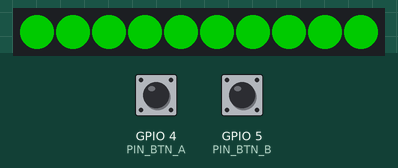
This sketch was run on a simulated ESP32-C3. Shown: 10 RGB LEDs in strip order, left to right. Inputs (shaded band) come from the test bench; at power-on: GPIO 5 (PIN_BTN_B) HIGH, GPIO 4 (PIN_BTN_A) HIGH. Dim RGB values are drawn brighter than linear; WiFi joins after 1.5 s; servers stay silent unless stated; no MQTT or app messages arrive unless stated; what the sketch prints to the serial monitor is not drawn.

Above: at 2.8 s.
2.9 s: GPIO 5 (PIN_BTN_B) pulled LOW for 0.15 s
At 3.3 s:
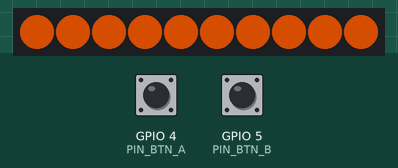
6.0 s: GPIO 5 (PIN_BTN_B) pulled LOW for 1 s
At 6.9 s:
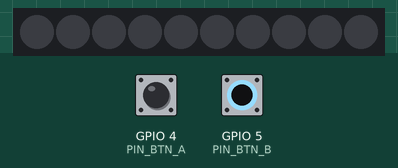
10.0 s: GPIO 5 (PIN_BTN_B) pulled LOW for 3.2 s
At 10.4 s:
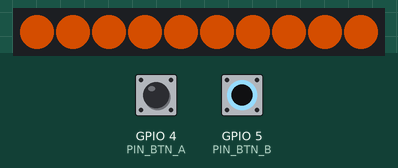
Timing chart, 0 to 13.0 s (numbered marks = the images above; inputs shaded):
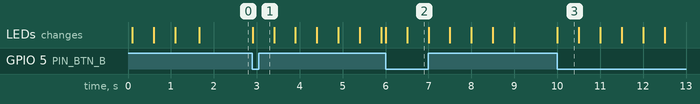

Measured:
- after the input at 2.9 s, the LEDs: change at once (image 1)
- after the input at 6.0 s, the LEDs: first change at once (image 2 shows a later state)
- after the input at 10.0 s, the LEDs: change at once (image 3)
- what the display in image 3 shows lasts 0.5 s, from 10.0 s to 10.5 s

The sketch:

baliza_mqtt-v2.ino
```cpp
/*
 * ============================================================
 *  Baliza WS2812B con control MQTT — ESP32-C3
 *  Librerías: Adafruit NeoPixel, PubSubClient
 *
 *  Para cada unidad, cambiar únicamente BALIZA_ID (1-8).
 * ============================================================
 */

#include <WiFi.h>
#include <PubSubClient.h>
#include <Adafruit_NeoPixel.h>

// ─── Configuración — editar aquí ─────────────────────────────
#define BALIZA_ID          8            // ← Cambiar por 1-8 en cada unidad

#define PIN_LEDS           8            // GPIO datos WS2812B
#define NUM_LEDS           10
#define PIN_BTN_A          4            // Pulsador A — normalmente cerrado (NC)
#define PIN_BTN_B          5            // Pulsador B — normalmente abierto  (NO)
#define BRILLO             150          // 0-255

#define WIFI_SSID          "Ohmbu-2.4G"
#define WIFI_PASSWORD      "Nene.peludo"
#define MQTT_BROKER        "192.168.88.100"
#define MQTT_PORT          1883
#define MQTT_USER          ""
#define MQTT_PASS          ""

#define DURACION_NARANJA   3000         // ms de parpadeo naranja antes de ir a rojo
#define INTERVALO_PARPADEO 500          // ms entre cada destello
#define INTERVALO_RECONEX  5000         // ms entre intentos de reconexión MQTT
// ─────────────────────────────────────────────────────────────

// Colores (RGB)
const uint32_t ROJO    = Adafruit_NeoPixel::Color(180,   0,   0);
const uint32_t VERDE   = Adafruit_NeoPixel::Color(  0, 180,   0);
const uint32_t NARANJA = Adafruit_NeoPixel::Color(220,  80,   0);
const uint32_t AZUL    = Adafruit_NeoPixel::Color(  0,   0, 180);
const uint32_t APAGADO = Adafruit_NeoPixel::Color(  0,   0,   0);

// Máquina de estados
enum Estado { ROJO_OFF, VERDE_ON, NARANJA_BLINK };
Estado estadoActual;

// Control de tiempo (sin delay bloqueante)
unsigned long tiempoInicioNaranja  = 0;
unsigned long tiempoUltimoParpadeo = 0;
bool ledVisible = false;

// Debounce de pulsadores
unsigned long tiempoUltimoPulsoA = 0;
unsigned long tiempoUltimoPulsoB = 0;
bool btnAAnterior = LOW;   // NC: en reposo el pin está en LOW
bool btnBAnterior = HIGH;  // NO: en reposo el pin está en HIGH
const unsigned long DEBOUNCE_MS = 50;

// Publicación pendiente (para cuando no hay conexión MQTT)
bool  hayPublicacionPendiente = false;
char  payloadPendiente[4]     = "";   // "ON" o "OFF"

// Reconexión MQTT no bloqueante
unsigned long tiempoUltimoIntentoMQTT = 0;

// Topics MQTT (construidos en setup con BALIZA_ID)
char topicEstado[32];   // /baliza/N/estado  → publicar
char topicCmd[32];      // /baliza/N/cmd     → suscribir

Adafruit_NeoPixel tira(NUM_LEDS, PIN_LEDS, NEO_GRB + NEO_KHZ800);
WiFiClient   wifiClient;
PubSubClient mqtt(wifiClient);

// ─── Tira de LEDs ─────────────────────────────────────────────

void setColor(uint32_t color) {
    tira.fill(color);
    tira.show();
}

// ─── Publicación con cola pendiente ──────────────────────────

void publicar(const char* payload) {
    if (mqtt.connected()) {
        mqtt.publish(topicEstado, payload, true);
        hayPublicacionPendiente = false;
    } else {
        // Guarda el estado para enviarlo al reconectar
        strncpy(payloadPendiente, payload, sizeof(payloadPendiente));
        hayPublicacionPendiente = true;
    }
}

// ─── Transiciones de estado ──────────────────────────────────

void irAVerde() {
    estadoActual = VERDE_ON;
    setColor(VERDE);
    publicar("ON");
}

void irARojo() {
    estadoActual = ROJO_OFF;
    setColor(ROJO);
    publicar("OFF");
}

void irANaranja() {
    estadoActual = NARANJA_BLINK;
    tiempoInicioNaranja  = millis();
    tiempoUltimoParpadeo = millis();
    ledVisible = true;
    setColor(NARANJA);
}

// ─── Callback MQTT ───────────────────────────────────────────

void onMensajeMQTT(char* topic, byte* payload, unsigned int len) {
    char msg[8] = {0};
    memcpy(msg, payload, min(len, (unsigned int)7));

    if (strcmp(msg, "ON") == 0) {
        irAVerde();
    } else if (strcmp(msg, "OFF") == 0) {
        irANaranja();   // Igual que el botón B: parpadeo naranja, cancelable con A
    }
}

// ─── Reconexión MQTT no bloqueante ───────────────────────────
//
//  Solo intenta conectar cada INTERVALO_RECONEX ms, sin bloquear
//  el loop ni cambiar el color de los LEDs.

void intentarReconectarMQTT() {
    if (WiFi.status() != WL_CONNECTED)    return;
    if (mqtt.connected())                 return;
    if (millis() - tiempoUltimoIntentoMQTT < INTERVALO_RECONEX) return;

    tiempoUltimoIntentoMQTT = millis();

    char clientId[20];
    snprintf(clientId, sizeof(clientId), "baliza-%d", BALIZA_ID);
    const char* user = strlen(MQTT_USER) > 0 ? MQTT_USER : nullptr;
    const char* pass = strlen(MQTT_PASS) > 0 ? MQTT_PASS : nullptr;

    if (mqtt.connect(clientId, user, pass)) {
        mqtt.subscribe(topicCmd);
        Serial.println("MQTT reconectado.");

        // Envía el estado que quedó pendiente durante la desconexión
        if (hayPublicacionPendiente) {
            mqtt.publish(topicEstado, payloadPendiente, true);
            hayPublicacionPendiente = false;
            Serial.print("Estado pendiente enviado: ");
            Serial.println(payloadPendiente);
        }
    }
}

// ─── Detección de flanco (pulsación) ─────────────────────────
//  invertido=true → pulsador NC (flanco LOW→HIGH = pulsado)

bool pulsado(int pin, bool& estadoAnterior, unsigned long& tiempoUltimo, bool invertido = false) {
    bool estadoActualPin = digitalRead(pin);
    bool flanco = invertido ? (estadoAnterior == LOW  && estadoActualPin == HIGH)
                            : (estadoAnterior == HIGH && estadoActualPin == LOW);
    if (flanco && millis() - tiempoUltimo > DEBOUNCE_MS) {
        tiempoUltimo   = millis();
        estadoAnterior = estadoActualPin;
        return true;
    }
    if (estadoActualPin != estadoAnterior) estadoAnterior = estadoActualPin;
    return false;
}

// ─── Setup ───────────────────────────────────────────────────

void setup() {
    Serial.begin(115200);

    snprintf(topicEstado, sizeof(topicEstado), "/baliza/%d/estado", BALIZA_ID);
    snprintf(topicCmd,    sizeof(topicCmd),    "/baliza/%d/cmd",    BALIZA_ID);

    pinMode(PIN_BTN_A, INPUT_PULLUP);
    pinMode(PIN_BTN_B, INPUT_PULLUP);

    tira.begin();
    tira.setBrightness(BRILLO);
    tira.show();

    // Configurar MQTT siempre, independientemente de si hay conexión
    mqtt.setServer(MQTT_BROKER, MQTT_PORT);
    mqtt.setCallback(onMensajeMQTT);

    // ── Primera conexión WiFi: parpadeo azul bloqueante ───────
    //    (solo ocurre aquí; las reconexiones son silenciosas)
    WiFi.mode(WIFI_STA);
    WiFi.disconnect(true);
    delay(100);
    WiFi.begin(WIFI_SSID, WIFI_PASSWORD);
    WiFi.setTxPower(WIFI_POWER_8_5dBm);  // Fix antena ESP32-C3 Super Mini
    Serial.print("Conectando a WiFi");
    unsigned long inicioConexion = millis();
    while (WiFi.status() != WL_CONNECTED && millis() - inicioConexion < 20000) {
        ledVisible = !ledVisible;
        setColor(ledVisible ? AZUL : APAGADO);
        delay(INTERVALO_PARPADEO);
        Serial.print(".");
    }
    if (WiFi.status() != WL_CONNECTED) {
        Serial.println(" timeout — continuando sin WiFi.");
    }else{
        Serial.println(" OK — IP: " + WiFi.localIP().toString());
        // ── Primera conexión MQTT ─────────────────────────────────
        char clientId[20];
        snprintf(clientId, sizeof(clientId), "baliza-%d", BALIZA_ID);
        const char* user = strlen(MQTT_USER) > 0 ? MQTT_USER : nullptr;
        const char* pass = strlen(MQTT_PASS) > 0 ? MQTT_PASS : nullptr;
        if (mqtt.connect(clientId, user, pass)) {
            mqtt.subscribe(topicCmd);
        }
    }

    // Estado inicial: rojo
    irARojo();
}

// ─── Loop ────────────────────────────────────────────────────

void loop() {
    intentarReconectarMQTT();
    mqtt.loop();

    bool pulsoA = pulsado(PIN_BTN_A, btnAAnterior, tiempoUltimoPulsoA, true);
    bool pulsoB = pulsado(PIN_BTN_B, btnBAnterior, tiempoUltimoPulsoB);

    switch (estadoActual) {

        case ROJO_OFF:
            if (pulsoA) irAVerde();
            if (pulsoB) irANaranja();
            break;

        case VERDE_ON:
            if (pulsoB) irANaranja();
            break;

        case NARANJA_BLINK:
            // Pulsador A cancela el parpadeo y activa verde
            if (pulsoA) { irAVerde(); break; }

            // Parpadeo no bloqueante
            if (millis() - tiempoUltimoParpadeo >= INTERVALO_PARPADEO) {
                ledVisible = !ledVisible;
                setColor(ledVisible ? NARANJA : APAGADO);
                tiempoUltimoParpadeo = millis();
            }

            // Fin de los 3 segundos → ir a rojo
            if (millis() - tiempoInicioNaranja >= DURACION_NARANJA) {
                irARojo();
            }
            break;
    }
}
```
